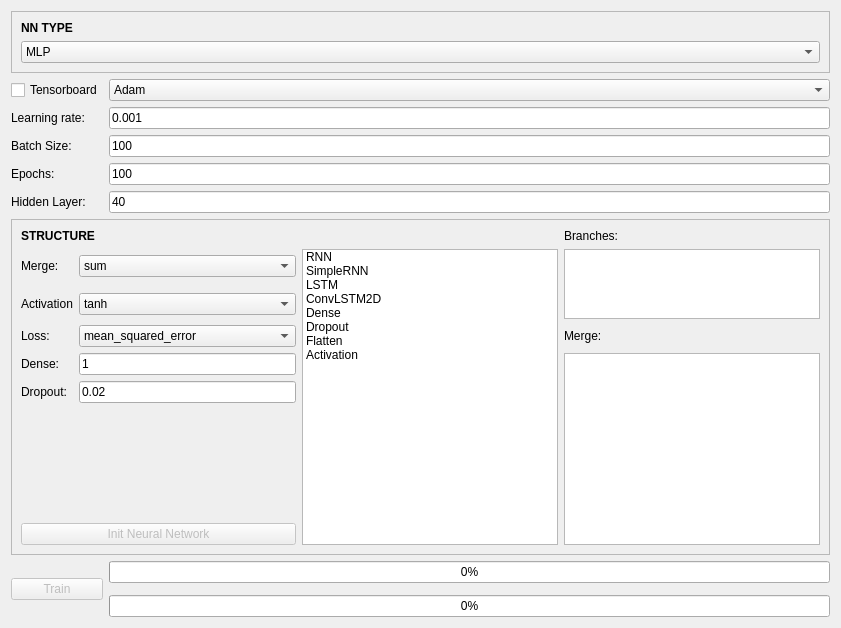
          <widget class="QWidget" name="tab_24">
           <attribute name="title">
            <string>Network Parameters</string>
           </attribute>
           <layout class="QGridLayout" name="gridLayout_20">
            <item row="0" column="0" colspan="2">
             <widget class="QFrame" name="frame_8">
              <property name="frameShape">
               <enum>QFrame::StyledPanel</enum>
              </property>
              <property name="frameShadow">
               <enum>QFrame::Raised</enum>
              </property>
              <layout class="QGridLayout" name="gridLayout_11">
               <item row="0" column="0">
                <widget class="QLabel" name="label_31">
                 <property name="font">
                  <font>
                   <weight>75</weight>
                   <bold>true</bold>
                  </font>
                 </property>
                 <property name="frameShape">
                  <enum>QFrame::NoFrame</enum>
                 </property>
                 <property name="frameShadow">
                  <enum>QFrame::Raised</enum>
                 </property>
                 <property name="lineWidth">
                  <number>-2</number>
                 </property>
                 <property name="text">
                  <string>NN TYPE</string>
                 </property>
                </widget>
               </item>
               <item row="1" column="0">
                <widget class="QComboBox" name="comboRNN_2">
                 <property name="currentText">
                  <string>MLP</string>
                 </property>
                 <item>
                  <property name="text">
                   <string>MLP</string>
                  </property>
                 </item>
                 <item>
                  <property name="text">
                   <string>TDN</string>
                  </property>
                 </item>
                 <item>
                  <property name="text">
                   <string>RBN</string>
                  </property>
                 </item>
                 <item>
                  <property name="text">
                   <string>Vanilla RNN</string>
                  </property>
                 </item>
                 <item>
                  <property name="text">
                   <string>LSTM</string>
                  </property>
                 </item>
                 <item>
                  <property name="text">
                   <string>BLSTM</string>
                  </property>
                 </item>
                </widget>
               </item>
              </layout>
             </widget>
            </item>
            <item row="3" column="0">
             <widget class="QLabel" name="label_15">
              <property name="text">
               <string>Learning rate:</string>
              </property>
             </widget>
            </item>
            <item row="4" column="1">
             <widget class="QLineEdit" name="lineEdit_Batch">
              <property name="text">
               <string>100</string>
              </property>
             </widget>
            </item>
            <item row="1" column="0">
             <widget class="QCheckBox" name="checkTensorboard">
              <property name="text">
               <string>Tensorboard</string>
              </property>
             </widget>
            </item>
            <item row="8" column="0">
             <widget class="QLabel" name="label_4">
              <property name="text">
               <string>Hidden Layer:</string>
              </property>
             </widget>
            </item>
            <item row="13" column="1">
             <widget class="QProgressBar" name="progressBarRNN_2">
              <property name="font">
               <font>
                <weight>50</weight>
                <bold>false</bold>
               </font>
              </property>
              <property name="minimum">
               <number>0</number>
              </property>
              <property name="value">
               <number>0</number>
              </property>
              <property name="format">
               <string>%p%</string>
              </property>
             </widget>
            </item>
            <item row="7" column="0">
             <widget class="QLabel" name="label_7">
              <property name="text">
               <string>Epochs:</string>
              </property>
             </widget>
            </item>
            <item row="4" column="0">
             <widget class="QLabel" name="label_6">
              <property name="text">
               <string>Batch Size:</string>
              </property>
             </widget>
            </item>
            <item row="7" column="1">
             <widget class="QLineEdit" name="lineEdit_nepochs">
              <property name="text">
               <string>100</string>
              </property>
             </widget>
            </item>
            <item row="11" column="1">
             <widget class="QProgressBar" name="progressBarRNN">
              <property name="minimum">
               <number>0</number>
              </property>
              <property name="value">
               <number>0</number>
              </property>
             </widget>
            </item>
            <item row="1" column="1">
             <widget class="QComboBox" name="comboOpti">
              <item>
               <property name="text">
                <string>Adam</string>
               </property>
              </item>
              <item>
               <property name="text">
                <string>Adagrad</string>
               </property>
              </item>
              <item>
               <property name="text">
                <string>SGD</string>
               </property>
              </item>
             </widget>
            </item>
            <item row="8" column="1">
             <widget class="QLineEdit" name="lineEdit_layer">
              <property name="text">
               <string>40</string>
              </property>
             </widget>
            </item>
            <item row="3" column="1">
             <widget class="QLineEdit" name="lineEdit_6">
              <property name="text">
               <string>0.001</string>
              </property>
             </widget>
            </item>
            <item row="10" column="0" colspan="2">
             <widget class="QFrame" name="frame_9">
              <property name="frameShape">
               <enum>QFrame::StyledPanel</enum>
              </property>
              <property name="frameShadow">
               <enum>QFrame::Raised</enum>
              </property>
              <layout class="QGridLayout" name="gridLayout_12">
               <item row="0" column="0" colspan="2">
                <widget class="QLabel" name="label_26">
                 <property name="font">
                  <font>
                   <weight>75</weight>
                   <bold>true</bold>
                  </font>
                 </property>
                 <property name="frameShape">
                  <enum>QFrame::NoFrame</enum>
                 </property>
                 <property name="frameShadow">
                  <enum>QFrame::Raised</enum>
                 </property>
                 <property name="lineWidth">
                  <number>-2</number>
                 </property>
                 <property name="text">
                  <string>STRUCTURE</string>
                 </property>
                </widget>
               </item>
               <item row="0" column="3">
                <widget class="QLabel" name="label_34">
                 <property name="text">
                  <string>Branches:</string>
                 </property>
                </widget>
               </item>
               <item row="1" column="0">
                <widget class="QLabel" name="label_19">
                 <property name="text">
                  <string>Merge:</string>
                 </property>
                </widget>
               </item>
               <item row="1" column="1">
                <widget class="QComboBox" name="comboBox_Merge">
                 <item>
                  <property name="text">
                   <string>sum</string>
                  </property>
                 </item>
                 <item>
                  <property name="text">
                   <string>add</string>
                  </property>
                 </item>
                 <item>
                  <property name="text">
                   <string>dot</string>
                  </property>
                 </item>
                 <item>
                  <property name="text">
                   <string>multiply</string>
                  </property>
                 </item>
                 <item>
                  <property name="text">
                   <string>average</string>
                  </property>
                 </item>
                 <item>
                  <property name="text">
                   <string>substract</string>
                  </property>
                 </item>
                </widget>
               </item>
               <item row="1" column="2" rowspan="7">
                <widget class="QListWidget" name="listWidget_NNStruct">
                 <property name="dragDropMode">
                  <enum>QAbstractItemView::DragOnly</enum>
                 </property>
                 <item>
                  <property name="text">
                   <string>RNN</string>
                  </property>
                 </item>
                 <item>
                  <property name="text">
                   <string>SimpleRNN</string>
                  </property>
                 </item>
                 <item>
                  <property name="text">
                   <string>LSTM</string>
                  </property>
                 </item>
                 <item>
                  <property name="text">
                   <string>ConvLSTM2D</string>
                  </property>
                 </item>
                 <item>
                  <property name="text">
                   <string>Dense</string>
                  </property>
                 </item>
                 <item>
                  <property name="text">
                   <string>Dropout</string>
                  </property>
                 </item>
                 <item>
                  <property name="text">
                   <string>Flatten</string>
                  </property>
                 </item>
                 <item>
                  <property name="text">
                   <string>Activation</string>
                  </property>
                 </item>
                </widget>
               </item>
               <item row="1" column="3" rowspan="2">
                <widget class="QListWidget" name="listWidget_Branches">
                 <property name="dragDropMode">
                  <enum>QAbstractItemView::DragDrop</enum>
                 </property>
                </widget>
               </item>
               <item row="2" column="0">
                <widget class="QLabel" name="label_32">
                 <property name="text">
                  <string>Activation</string>
                 </property>
                </widget>
               </item>
               <item row="2" column="1">
                <widget class="QComboBox" name="comboBox_Activation">
                 <item>
                  <property name="text">
                   <string>tanh</string>
                  </property>
                 </item>
                 <item>
                  <property name="text">
                   <string>sigmoid</string>
                  </property>
                 </item>
                 <item>
                  <property name="text">
                   <string>linear</string>
                  </property>
                 </item>
                 <item>
                  <property name="text">
                   <string>softmax</string>
                  </property>
                 </item>
                </widget>
               </item>
               <item row="4" column="3" rowspan="4">
                <widget class="QListWidget" name="listWidget_Merge">
                 <property name="dragDropMode">
                  <enum>QAbstractItemView::DragDrop</enum>
                 </property>
                </widget>
               </item>
               <item row="3" column="3">
                <widget class="QLabel" name="label_35">
                 <property name="text">
                  <string>Merge:</string>
                 </property>
                </widget>
               </item>
               <item row="3" column="0">
                <widget class="QLabel" name="label_33">
                 <property name="text">
                  <string>Loss:</string>
                 </property>
                </widget>
               </item>
               <item row="3" column="1">
                <widget class="QComboBox" name="comboBox_Loss">
                 <item>
                  <property name="text">
                   <string>mean_squared_error</string>
                  </property>
                 </item>
                 <item>
                  <property name="text">
                   <string>mean_absolute_error</string>
                  </property>
                 </item>
                 <item>
                  <property name="text">
                   <string>mean_absolute_percentage_error</string>
                  </property>
                 </item>
                </widget>
               </item>
               <item row="4" column="0">
                <widget class="QLabel" name="label_18">
                 <property name="text">
                  <string>Dense:</string>
                 </property>
                </widget>
               </item>
               <item row="4" column="1">
                <widget class="QLineEdit" name="lineEdit_dense">
                 <property name="text">
                  <string>1</string>
                 </property>
                </widget>
               </item>
               <item row="5" column="0">
                <widget class="QLabel" name="label_20">
                 <property name="text">
                  <string>Dropout:</string>
                 </property>
                </widget>
               </item>
               <item row="5" column="1">
                <widget class="QLineEdit" name="lineEdit_dropout">
                 <property name="text">
                  <string>0.02</string>
                 </property>
                </widget>
               </item>
               <item row="7" column="0" colspan="2">
                <widget class="QPushButton" name="initneuroButton">
                 <property name="enabled">
                  <bool>false</bool>
                 </property>
                 <property name="text">
                  <string>Init Neural Network</string>
                 </property>
                </widget>
               </item>
              </layout>
             </widget>
            </item>
            <item row="11" column="0" rowspan="3">
             <widget class="QPushButton" name="trainneuroButton">
              <property name="enabled">
               <bool>false</bool>
              </property>
              <property name="text">
               <string>Train</string>
              </property>
             </widget>
            </item>
           </layout>
          </widget>
